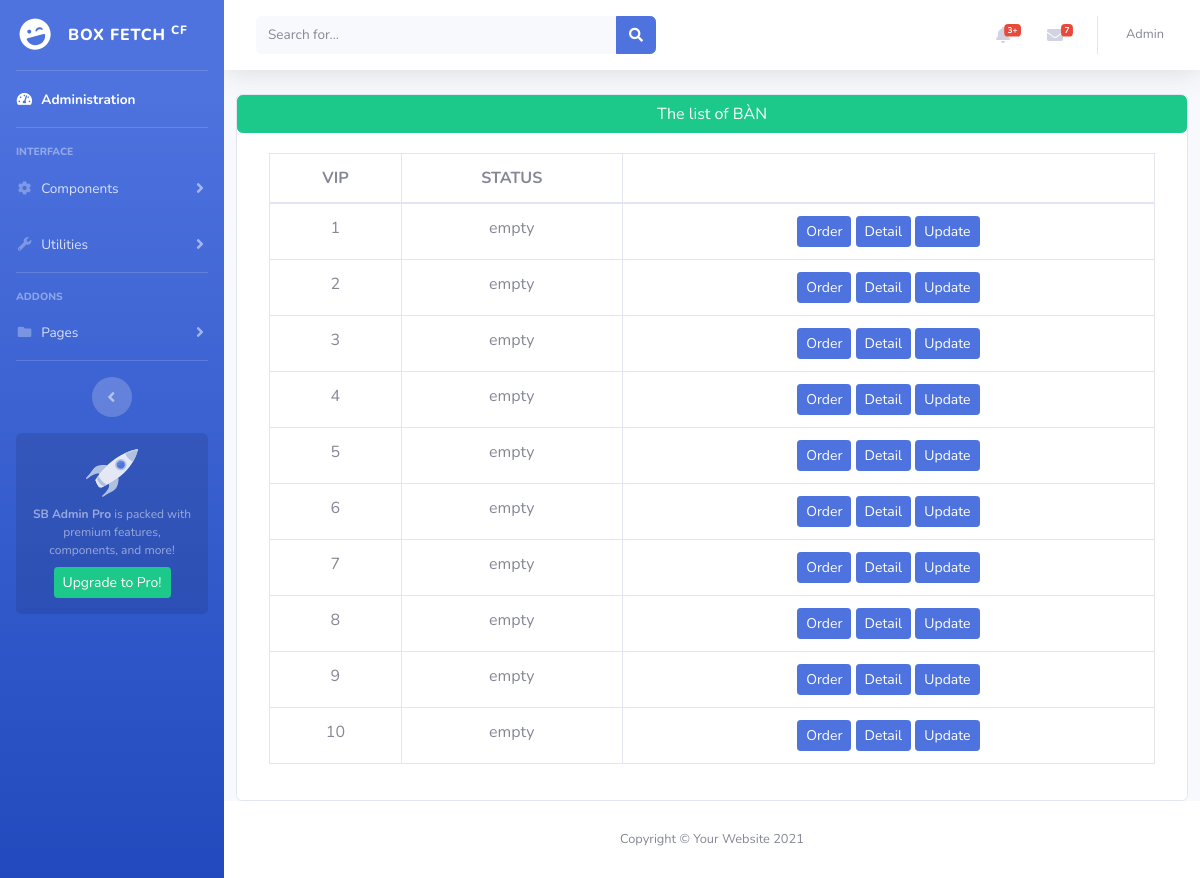
The page /index.php?page=table (signed in) on the database its author committed.
### tables this page shows
CREATE TABLE `tables` (
  `id_table` int NOT NULL,
  `name` int DEFAULT NULL,
  `status` varchar(50) DEFAULT 'empty'
);

### controller/TableController.php (called while the page is built, shortened)
<?php
class TableController
{
    public TablesDB $tableDB;
    public function __construct()
    {
        $this->tableDB = new TablesDB();
    }
    public function getTable()
    {
        $result = $this->tableDB->getAllTables();
        include_once "view/tables/list.php";
    }
}

### model/TablesDB.php (called while the page is built, shortened)
<?php
class TablesDB
{
    public $connection;
    public function __construct()
    {
        $this->connection = new DBConnection();
    }
    public function getAllTables(): array
    {
        $sql = "SELECT * FROM tables ORDER BY id_table ASC ";
        $stmt = $this->connection->connect()->query($sql);
        $stmt->execute();
        $stmt->setFetchMode(PDO::FETCH_OBJ);
        return $stmt->fetchAll();
    }
}

### model/DBConnection.php (called while the page is built, shortened)
<?php
class DBConnection
{
    private $dsn;
    private $username;
    private $password;
    public function __construct()
    {
        $this->dsn = "mysql:host=localhost;dbname=boxfetch_cf;charset=utf8";
        $this->username = "root";
        $this->password = "12345";
    }
    public function connect(): PDO
    {
        try {
            return new PDO($this->dsn, $this->username, $this->password);
        } catch (\PDOException $exception) {
            echo "Error: " . $exception->getMessage();
            die();
        }
    }
}

### view/tables/list.php (the view, shortened to what this page needs)
<div class="col-12 col-md-12 mt-2">
    <div class="card">
        <div class="btn btn-success">
            The list of BÀN
        </div>
        <div class="card-body">
            <div class="col-12">
                <table class="table table-bordered" style="text-align: center; border-collapse: collapse">
                    <thead>
                    <tr>
                        <th>VIP</th>
                        <th>STATUS</th>
                        <th></th>
                    </tr>
                    </thead>
                    <tbody>
                    <?php  foreach ($result as $key => $table): ?>
                    <tr>
                        <td><?php echo $table->name ?></td>
                        <td><?php echo $table->status ?></td>
                        <td>
                            <a href="index.php?page=getOrder&id=<?php echo $table->id_table ?>" class="btn btn-primary btn-sm">Order</a>
                            <a href="index.php?page=orderList&id=<?php echo $table->id_table ?>" class="btn btn-primary btn-sm">Detail</a>
                            <a href="index.php?page=addOrder&id=<?php echo $table->id_table?>" class="btn btn-primary btn-sm">Update</a>
                        </td>
                        <?php endforeach;?>
                    </tbody>
                </table>
            </div>
        </div>
    </div>

### index.php (shortened to what this page needs)
<!DOCTYPE html>
<html lang="en">
<head>
    <link href="startbootstrap/vendor/fontawesome-free/css/all.min.css" rel="stylesheet" type="text/css">
    <link href="startbootstrap/css/sb-admin-2.min.css" rel="stylesheet">
</head>
<body id="page-top">
<div id="wrapper">
    <?php include_once "view/layout/sidebar.php"?>
    <div id="content-wrapper" class="d-flex flex-column">
        <div id="content">
            <?php include_once "view/layout/navbar.php"?>
            <?php include_once "router.php" ?>
        </div>
        <footer class="sticky-footer bg-white">
            <div class="container my-auto">
                <div class="copyright text-center my-auto">
                    <span>Copyright &copy; Your Website 2021</span>
                </div>
            </div>
        </footer>
    </div>
</div>
</body>
</html>

### view/layout/sidebar.php (shortened to what this page needs)
<ul class="navbar-nav bg-gradient-primary sidebar sidebar-dark accordion" id="accordionSidebar">
    <a class="sidebar-brand d-flex align-items-center justify-content-center" href="index.php?page=home">
        <div class="sidebar-brand-icon rotate-n-15">
            <i class="fas fa-laugh-wink"></i>
        </div>
        <div class="sidebar-brand-text mx-3">Box Fetch <sup>CF</sup></div>
    </a>
    <hr class="sidebar-divider my-0">
    <li class="nav-item active">
        <a class="nav-link" href="#">
            <i class="fas fa-fw fa-tachometer-alt"></i>
            <span>Administration</span></a>
    </li>
    <hr class="sidebar-divider">
    <div class="sidebar-heading">
        Interface
    </div>
    <li class="nav-item">
        <a class="nav-link collapsed" href="#" data-toggle="collapse" data-target="#collapseTwo"
           aria-expanded="true" aria-controls="collapseTwo">
            <i class="fas fa-fw fa-cog"></i>
            <span>Components</span>
        </a>
    </li>
    <li class="nav-item">
        <a class="nav-link collapsed" href="index.php?page=product&product=home" data-toggle="collapse" data-target="#collapseUtilities"
           aria-expanded="true" aria-controls="collapseUtilities">
            <i class="fas fa-fw fa-wrench"></i>
            <span>Utilities</span>
        </a>
    </li>
    <hr class="sidebar-divider">
    <div class="sidebar-heading">
        Addons
    </div>
    <li class="nav-item">
        <a class="nav-link collapsed" href="#" data-toggle="collapse" data-target="#collapsePages"
           aria-expanded="true" aria-controls="collapsePages">
            <i class="fas fa-fw fa-folder"></i>
            <span>Pages</span>
        </a>
    </li>
    <hr class="sidebar-divider d-none d-md-block">
    <div class="text-center d-none d-md-inline">
        <button class="rounded-circle border-0" id="sidebarToggle"></button>
    </div>
    <div class="sidebar-card d-none d-lg-flex">
        <img class="sidebar-card-illustration mb-2" src="../../startbootstrap/img/undraw_rocket.svg" alt="...">
        <p class="text-center mb-2"><strong>SB Admin Pro</strong> is packed with premium features, components, and more!</p>
        <a class="btn btn-success btn-sm" href="https://startbootstrap.com/theme/sb-admin-pro">Upgrade to Pro!</a>
    </div>
</ul>

### view/layout/navbar.php (shortened to what this page needs)
<nav class="navbar navbar-expand navbar-light bg-white topbar mb-4 static-top shadow">
    <form method="post" action="index.php?page=search"
        class="d-none d-sm-inline-block form-inline mr-auto ml-md-3 my-2 my-md-0 mw-100 navbar-search">
        <div class="input-group">
            <input type="text" name="name" class="form-control bg-light border-0 small" placeholder="Search for..."
                   aria-label="Search" aria-describedby="basic-addon2">
            <div class="input-group-append">
                <button class="btn btn-primary" type="submit">
                    <i class="fas fa-search fa-sm"></i>
                </button>
            </div>
        </div>
    </form>
    <ul class="navbar-nav ml-auto">
        <li class="nav-item dropdown no-arrow mx-1">
            <a class="nav-link dropdown-toggle" href="#" id="alertsDropdown" role="button"
               data-toggle="dropdown" aria-haspopup="true" aria-expanded="false">
                <i class="fas fa-bell fa-fw"></i>
                <span class="badge badge-danger badge-counter">3+</span>
            </a>
        </li>
        <li class="nav-item dropdown no-arrow mx-1">
            <a class="nav-link dropdown-toggle" href="#" id="messagesDropdown" role="button"
               data-toggle="dropdown" aria-haspopup="true" aria-expanded="false">
                <i class="fas fa-envelope fa-fw"></i>
                <span class="badge badge-danger badge-counter">7</span>
            </a>
        </li>
        <li class="nav-item dropdown no-arrow">
            <a class="nav-link dropdown-toggle" href="#" id="userDropdown" role="button"
               data-toggle="dropdown" aria-haspopup="true" aria-expanded="false">
                <span class="mr-2 d-none d-lg-inline text-gray-600 small">Admin</span>
            </a>
        </li>
    </ul>
</nav>

### router.php (shortened to what this page needs)
<?php
$tableController = new TableController();
$page = $_REQUEST['page'] ?? null;
switch ($page) {
    case 'table':
        $tableController->getTable();
        break;
}

### rows shown on the page
tables: name "1", status "empty"
tables: name "2", status "empty"
tables: name "3", status "empty"
tables: name "4", status "empty"
tables: name "5", status "empty"
tables: name "6", status "empty"
tables: name "7", status "empty"
tables: name "8", status "empty"
tables: name "9", status "empty"
tables: name "10", status "empty"
